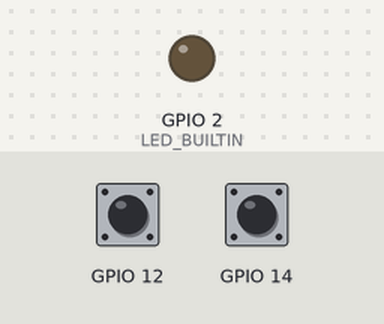
The sketch below on a simulated ESP32. On the bench: output pins drawn as LEDs (lit = HIGH). The test bench sets the inputs (shaded band); at power-on: GPIO 12 HIGH, GPIO 14 HIGH. USB keyboard and mouse output is not drawn.

Above: at 2.2 s.
2.3 s: GPIO 12 pulled LOW for 0.15 s
At 3.2 s:
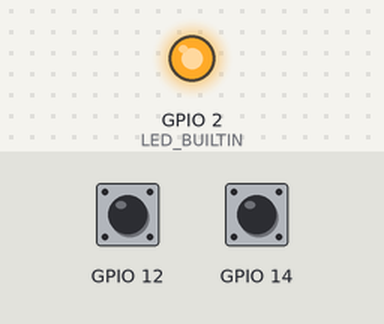
4.0 s: GPIO 12 pulled LOW for 1 s
At 5.7 s:
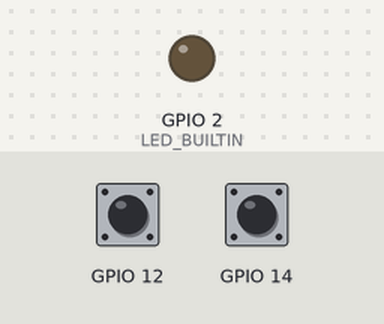
6.6 s: GPIO 12 pulled LOW for 3.2 s
At 10.6 s:
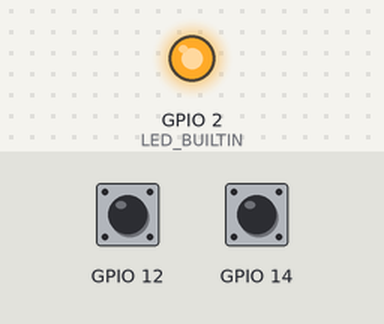
Timing chart, 0 to 12.1 s (numbered marks = the images above; inputs shaded):
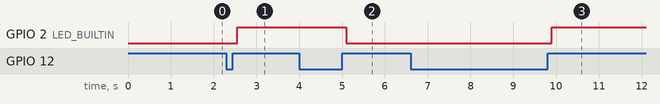

The sketch:

miniDeck.ino
```cpp
#include <BleKeyboard.h>
BleKeyboard bleKeyboard("MBR's miniDeck");

int state = 0;


void setup() {
  bleKeyboard.begin();
  delay(1000);

  pinMode(12, INPUT_PULLUP);
  pinMode(14, INPUT_PULLUP);
  pinMode(LED_BUILTIN, OUTPUT);

}

void loop() {
  if (digitalRead(12) == LOW) {
    bleKeyboard.press(KEY_LEFT_GUI);
    bleKeyboard.press('h');
    while (digitalRead(12) == LOW) {
      delay(10);
    }
    bleKeyboard.release(KEY_LEFT_GUI);
    bleKeyboard.release('h');
    delay(100);

    if (state == 0) {
      state = 1;
      digitalWrite(LED_BUILTIN, HIGH);
    }

    else if (state == 1) {
      state = 0;
      digitalWrite(LED_BUILTIN, LOW);
    }
  }

  if (digitalRead(14) == LOW) {
    bleKeyboard.press(KEY_LEFT_GUI);
    bleKeyboard.press('a');

    while (digitalRead(14) == LOW) {
      delay(10);
    }
    bleKeyboard.release(KEY_LEFT_GUI);
    bleKeyboard.release('a');
    delay(100);
    if (state == 0) {
      state = 1;
      digitalWrite(LED_BUILTIN, HIGH);
    }

    else if (state == 1) {
      state = 0;
      digitalWrite(LED_BUILTIN, LOW);
    }

  }

}
```

Measured:
- after the input at 2.3 s, GPIO 2 (LED_BUILTIN): LOW → HIGH after 0.25 s
- after the input at 4.0 s, GPIO 2 (LED_BUILTIN): HIGH → LOW after 1.1 s
- after the input at 6.6 s, GPIO 2 (LED_BUILTIN): LOW → HIGH after 3.3 s
